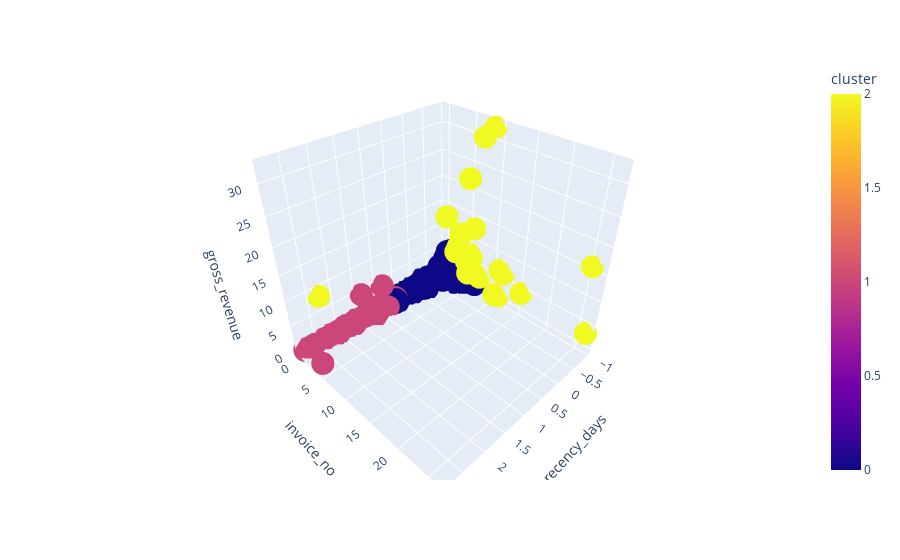

Source (notebook cell):
### Code cell
fig = px.scatter_3d(df9, x='recency_days', y='invoice_no', z='gross_revenue', color='cluster')
fig.show()

### Figure 1 — Plotly figure (JSON) as saved in the notebook; plotly's stock layout.template omitted (floating-point values rounded to 4 significant figures; data arrays with more than 128 entries replaced by an {"elided": "..."} marker saying what was removed)
{"data": [{"hovertemplate": "recency_days=%{x}<br>invoice_no=%{y}<br>gross_revenue=%{z}<br>cluster=%{marker.color}<extra></extra>", "legendgroup": "", "marker": {"color": {"elided": "4329 int values"}, "coloraxis": "coloraxis", "symbol": "circle"}, "mode": "markers", "name": "", "scene": "scene", "showlegend": false, "type": "scatter3d", "x": {"elided": "4329 float values"}, "y": {"elided": "4329 float values"}, "z": {"elided": "4329 float values"}}], "layout": {"coloraxis": {"colorbar": {"title": {"text": "cluster"}}, "colorscale": [[0, "#0d0887"], [0.1111, "#46039f"], [0.2222, "#7201a8"], [0.3333, "#9c179e"], [0.4444, "#bd3786"], [0.5556, "#d8576b"], [0.6667, "#ed7953"], [0.7778, "#fb9f3a"], [0.8889, "#fdca26"], [1, "#f0f921"]]}, "legend": {"tracegroupgap": 0}, "margin": {"t": 60}, "scene": {"domain": {"x": [0, 1], "y": [0, 1]}, "xaxis": {"title": {"text": "recency_days"}}, "yaxis": {"title": {"text": "invoice_no"}}, "zaxis": {"title": {"text": "gross_revenue"}}}}}
